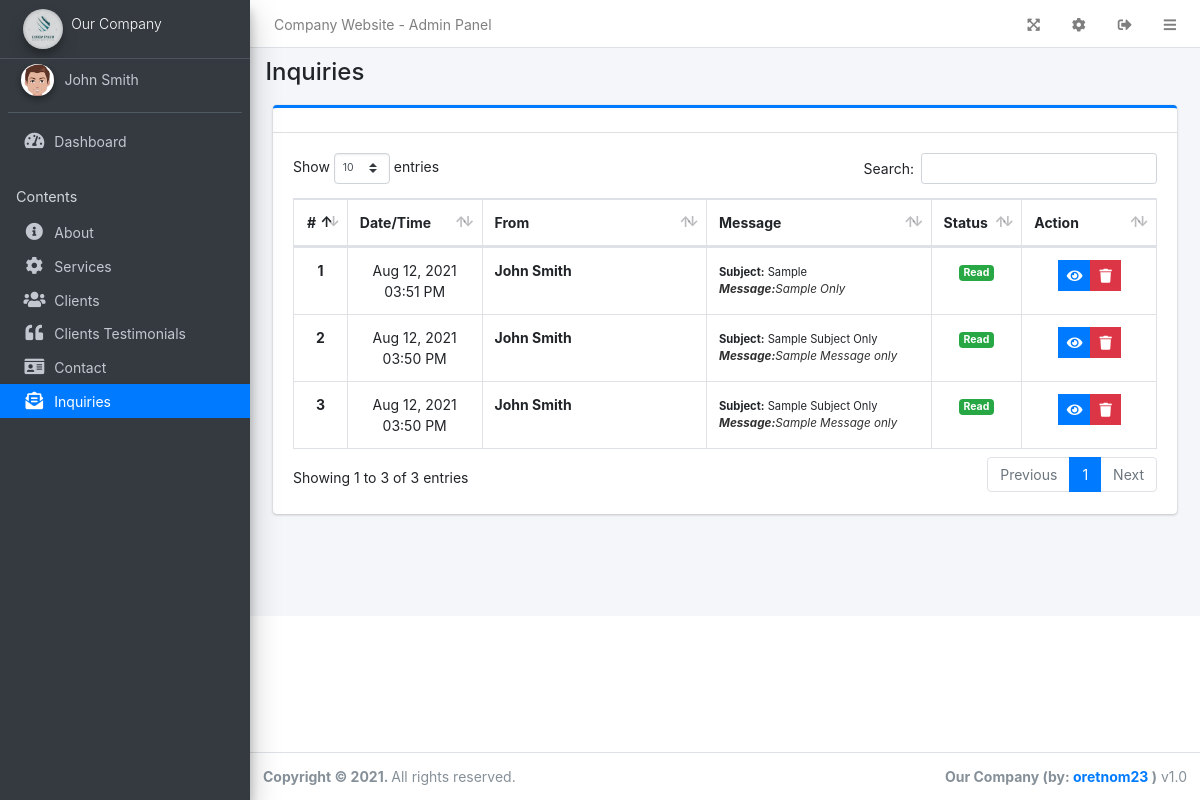
The page /admin/?page=inquiries (signed in) on the database as committed earlier.
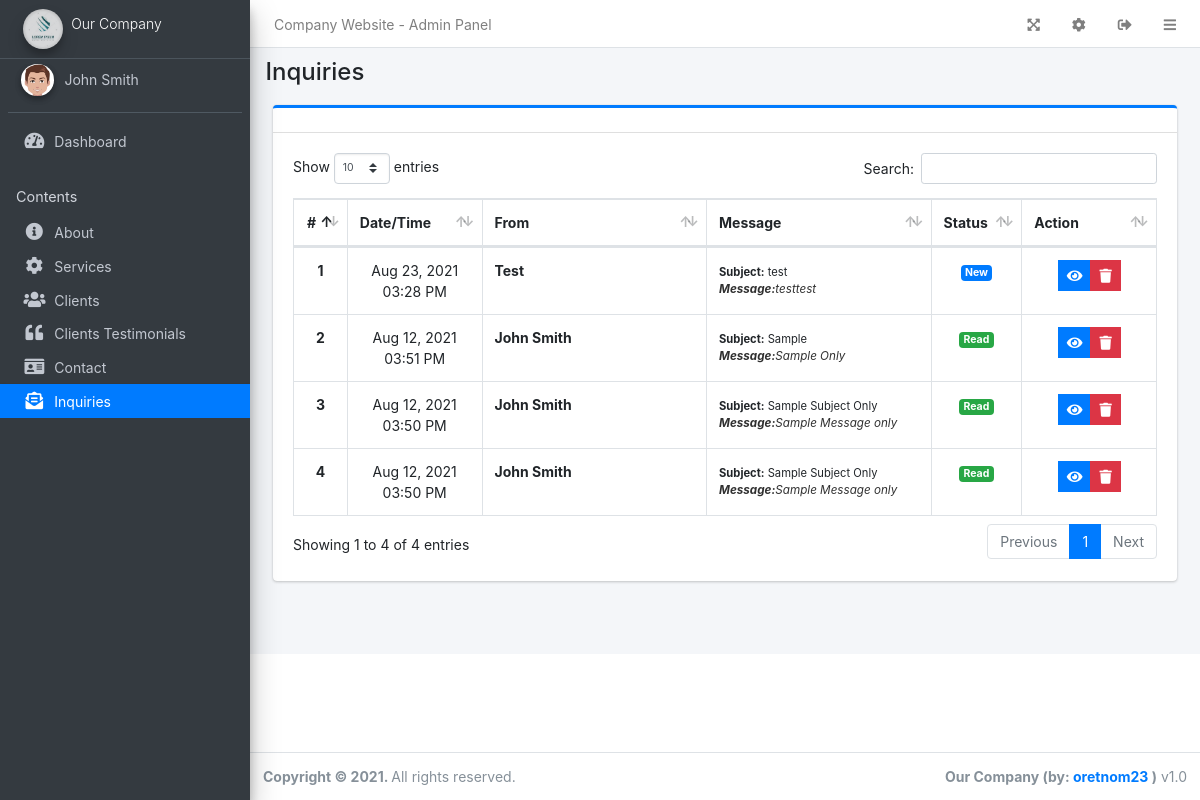
The same page on the database as committed later.
### tables this page shows
CREATE TABLE `messages` (
  `id` int(30) NOT NULL,
  `full_name` text NOT NULL,
  `subject` text NOT NULL,
  `contact` text NOT NULL,
  `email` text NOT NULL,
  `message` text NOT NULL,
  `status` tinyint(1) NOT NULL DEFAULT 0,
  `date_created` datetime NOT NULL DEFAULT current_timestamp(),
  `date_updated` datetime DEFAULT NULL ON UPDATE current_timestamp()
);

### admin/inquiries/index.php (the view, shortened to what this page needs)
<div class="col-lg-12">
	<div class="card card-outline card-primary">
		<div class="card-header">
		</div>
		<div class="card-body">
			<table class="table tabe-hover table-bordered table-compact" id="list">
				<colgroup>
					<col width="5%">
					<col width="15%">
					<col width="25%">
					<col width="25%">
					<col width="10%">
					<col width="15%">
				</colgroup>
				<thead>
					<tr>
						<th class="text-center">#</th>
						<th>Date/Time</th>
						<th>From</th>
						<th>Message</th>
						<th>Status</th>
						<th>Action</th>
					</tr>
				</thead>
				<tbody>
					<?php
					$i = 1;
					$qry = $conn->query("SELECT * FROM `messages` order by unix_timestamp(`date_created`) desc");
					while($row= $qry->fetch_assoc()):
					?>
					<tr>
						<th class="text-center"><?php echo $i++ ?></th>
						<td class='text-center'><?php echo date("M d, Y h:i A",strtotime($row['date_created'])) ?></td>
						<td><b class=""><?php echo ucwords($row['full_name']) ?></b></td>
						<td>
							<small class=""><b>Subject:</b> <?php echo $row['subject'] ?></small><br>
							<small class="truncate"><b>Message:</b><?php echo $row['message'] ?></small>
						</td>
						<td class="text-center">
							<?php if($row['status'] == 0): ?>
								<span class="badge badge-primary badge-status">New</span>
							<?php else: ?>
								<span class="badge badge-success badge-status">Read</span>
							<?php endif; ?>
						</td>
						<td class="text-center">
		                    <div class="btn-group">
		                        <a href="javascript:void(0)" data-id='<?php echo $row['id'] ?>' class="btn btn-primary btn-flat btn-sm view_message">
		                          <i class="fas fa-eye"></i>
		                        </a>
		                        <button type="button" class="btn btn-danger btn-sm btn-flat delete_message" data-id="<?php echo $row['id'] ?>">
		                          <i class="fas fa-trash"></i>
		                        </button>
	                      </div>
						</td>
					</tr>
				<?php endwhile; ?>
				</tbody>
			</table>
		</div>
	</div>
</div>

Rows that differ between the two databases and show on the page:
added messages: date_created "Aug 23, 2021 03:28 PM", full_name "Test", subject "test", message "testtest", status "New"
Other text that changed with them:
text written by a page script: "Show entries Search: Showing 1 to 3 of 3 entries Previous 1 Next" → "Show entries Search: Showing 1 to 4 of 4 entries Previous 1 Next"
